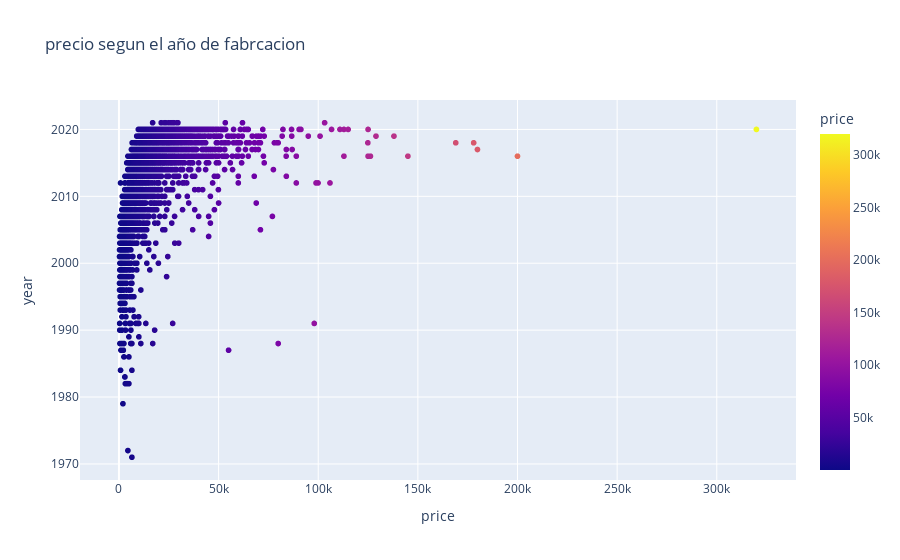

Write notebook code for a chart like this one.
### Code cell
px.scatter(df, x='price', y='year', color='price',title='precio segun el año de fabrcacion')

### Figure 1 — Plotly figure (JSON) as saved in the notebook; plotly's stock layout.template omitted (floating-point values rounded to 4 significant figures; data arrays with more than 128 entries replaced by an {"elided": "..."} marker saying what was removed)
{"data": [{"hovertemplate": "price=%{marker.color}<br>year=%{y}<extra></extra>", "legendgroup": "", "marker": {"color": {"elided": "5000 int values"}, "coloraxis": "coloraxis", "symbol": "circle"}, "mode": "markers", "name": "", "showlegend": false, "type": "scattergl", "x": {"elided": "5000 int values"}, "xaxis": "x", "y": {"elided": "5000 int values"}, "yaxis": "y"}], "layout": {"coloraxis": {"colorbar": {"title": {"text": "price"}}, "colorscale": [[0, "#0d0887"], [0.1111, "#46039f"], [0.2222, "#7201a8"], [0.3333, "#9c179e"], [0.4444, "#bd3786"], [0.5556, "#d8576b"], [0.6667, "#ed7953"], [0.7778, "#fb9f3a"], [0.8889, "#fdca26"], [1, "#f0f921"]]}, "legend": {"tracegroupgap": 0}, "title": {"text": "precio segun el año de fabrcacion"}, "xaxis": {"anchor": "y", "domain": [0, 1], "title": {"text": "price"}}, "yaxis": {"anchor": "x", "domain": [0, 1], "title": {"text": "year"}}}}
